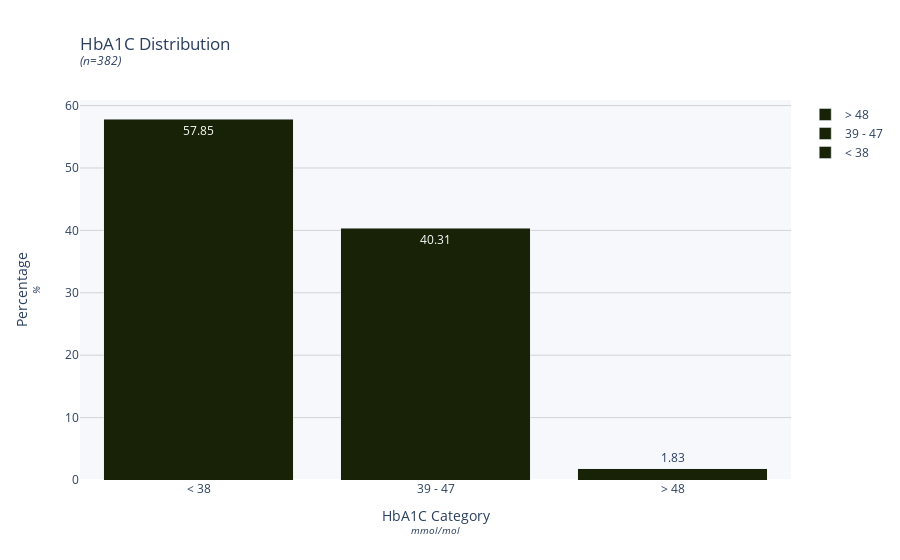
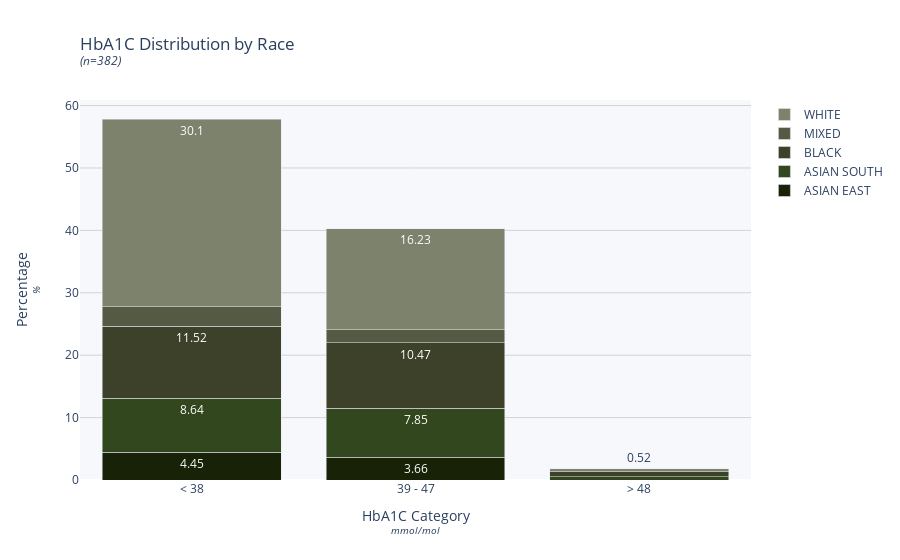
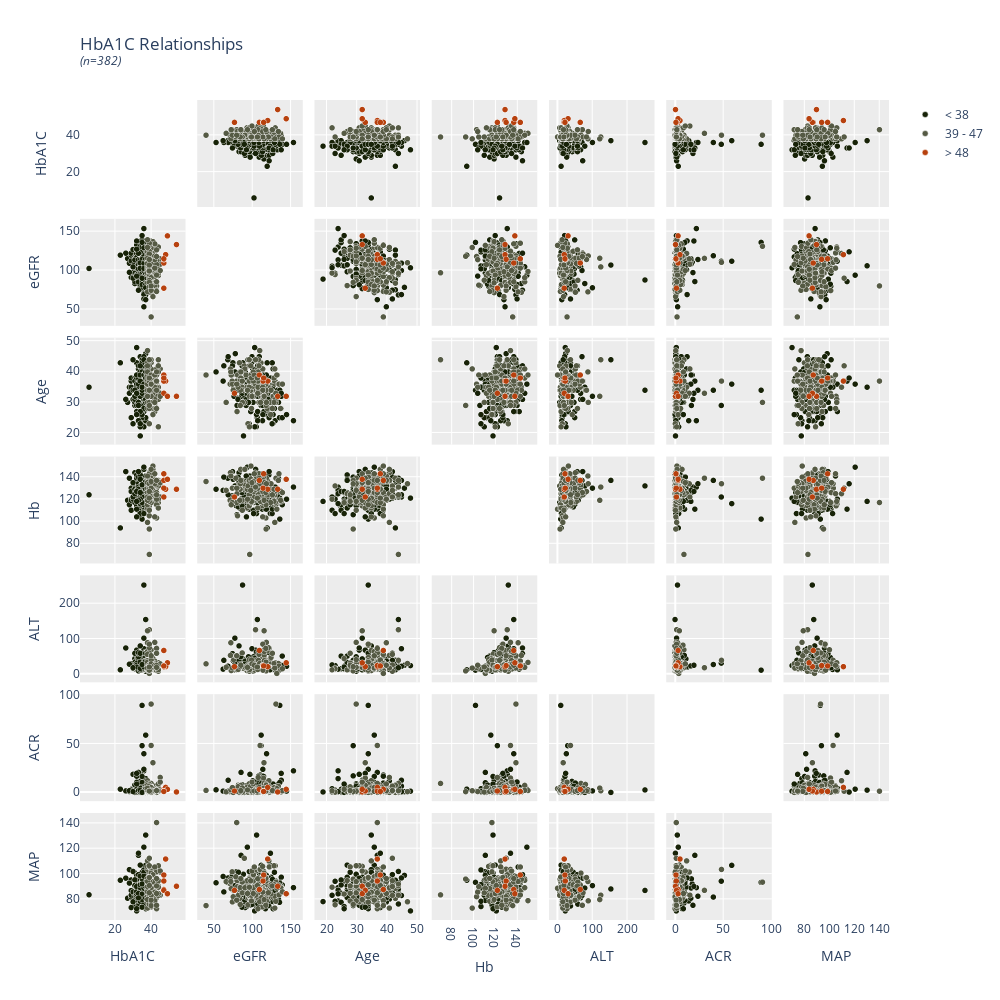
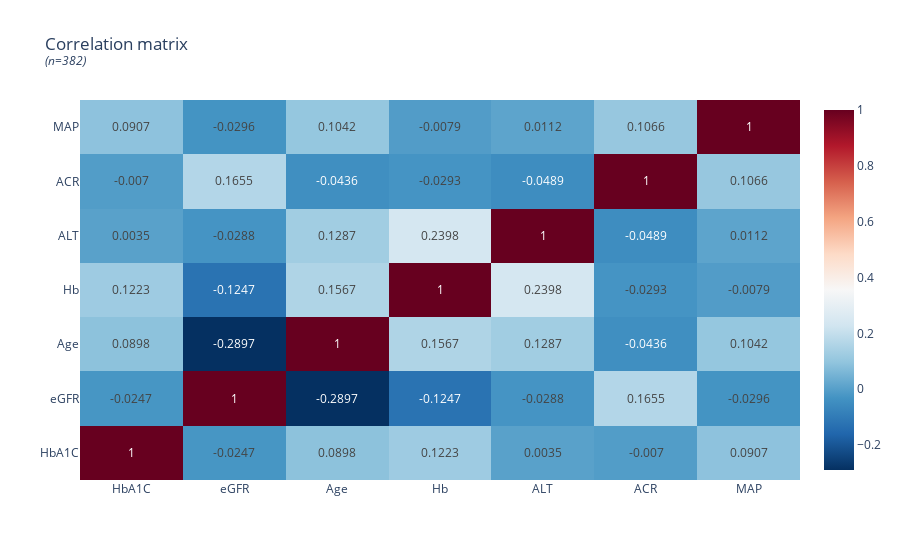

These figures' notebook cell, in order:
### Code cell
%autoreload 2
ma.disease_description_hba1c()

### Figure 1 — Plotly figure (JSON) as saved in the notebook; plotly's stock layout.template omitted (floating-point values rounded to 4 significant figures)
{"data": [{"marker": {"color": "#172207"}, "name": "< 38", "text": ["57.85"], "type": "bar", "x": ["< 38"], "y": [57.85]}, {"marker": {"color": "#172207"}, "name": "39 - 47", "text": ["40.31"], "type": "bar", "x": ["39 - 47"], "y": [40.31]}, {"marker": {"color": "#172207"}, "name": "> 48", "text": ["1.83"], "type": "bar", "x": ["> 48"], "y": [1.83]}], "layout": {"barmode": "stack", "paper_bgcolor": "white", "plot_bgcolor": "#F6F8FC", "showlegend": true, "title": {"text": "HbA1C Distribution<br><sup><i>(n=382)</i></sup>", "x": 0, "xref": "paper"}, "uniformtext": {"minsize": 10, "mode": "hide"}, "xaxis": {"title": {"text": "HbA1C Category<br><sup><i>mmol/mol</i></sup>"}}, "yaxis": {"gridcolor": "lightgrey", "title": {"text": "Percentage<br><sup><i>%</i></sup>"}}}}

### Figure 2 — Plotly figure (JSON) as saved in the notebook; plotly's stock layout.template omitted (floating-point values rounded to 4 significant figures)
{"data": [{"marker": {"color": "#172207"}, "name": "ASIAN EAST", "text": ["4.45", "3.66"], "type": "bar", "x": ["< 38", "39 - 47"], "y": [4.45, 3.66]}, {"marker": {"color": "#32471E"}, "name": "ASIAN SOUTH", "text": ["8.64", "7.85", "0.52"], "type": "bar", "x": ["< 38", "39 - 47", "> 48"], "y": [8.64, 7.85, 0.52]}, {"marker": {"color": "#3E412A"}, "name": "BLACK", "text": ["11.52", "10.47", "0.79"], "type": "bar", "x": ["< 38", "39 - 47", "> 48"], "y": [11.52, 10.47, 0.79]}, {"marker": {"color": "#555A44"}, "name": "MIXED", "text": ["3.14", "2.09"], "type": "bar", "x": ["< 38", "39 - 47"], "y": [3.14, 2.09]}, {"marker": {"color": "#7D826D"}, "name": "WHITE", "text": ["30.1", "16.23", "0.52"], "type": "bar", "x": ["< 38", "39 - 47", "> 48"], "y": [30.1, 16.23, 0.52]}], "layout": {"barmode": "stack", "paper_bgcolor": "white", "plot_bgcolor": "#F6F8FC", "showlegend": true, "title": {"text": "HbA1C Distribution by Race<br><sup><i>(n=382)</i></sup>", "x": 0, "xref": "paper"}, "uniformtext": {"minsize": 10, "mode": "hide"}, "xaxis": {"title": {"text": "HbA1C Category<br><sup><i>mmol/mol</i></sup>"}}, "yaxis": {"gridcolor": "lightgrey", "title": {"text": "Percentage<br><sup><i>%</i></sup>"}}}}

### Figure 3 — Plotly figure (JSON) as saved in the notebook; plotly's stock layout.template omitted (floating-point values rounded to 4 significant figures; data arrays with more than 128 entries replaced by an {"elided": "..."} marker saying what was removed)
{"data": [{"diagonal": {"visible": false}, "dimensions": [{"label": "HbA1C", "values": {"elided": "221 float values"}}, {"label": "eGFR", "values": {"elided": "221 float values"}}, {"label": "Age", "values": {"elided": "221 int values"}}, {"label": "Hb", "values": {"elided": "221 int values"}}, {"label": "ALT", "values": {"elided": "221 int values"}}, {"label": "ACR", "values": {"elided": "221 float values"}}, {"label": "MAP", "values": {"elided": "221 float values"}}], "marker": {"color": "#172207", "line": {"color": "white", "width": 0.5}, "showscale": false}, "name": "< 38", "type": "splom"}, {"diagonal": {"visible": false}, "dimensions": [{"label": "HbA1C", "values": {"elided": "154 int values"}}, {"label": "eGFR", "values": {"elided": "154 float values"}}, {"label": "Age", "values": {"elided": "154 int values"}}, {"label": "Hb", "values": {"elided": "154 int values"}}, {"label": "ALT", "values": {"elided": "154 float values"}}, {"label": "ACR", "values": {"elided": "154 float values"}}, {"label": "MAP", "values": {"elided": "154 float values"}}], "marker": {"color": "#555A44", "line": {"color": "white", "width": 0.5}, "showscale": false}, "name": "39 - 47", "type": "splom"}, {"diagonal": {"visible": false}, "dimensions": [{"label": "HbA1C", "values": [54, 47, 48, 47, 49, 47, 47]}, {"label": "eGFR", "values": [133.5, 109.6, 120.5, 77.2, 144.6, 114.4, 115.2]}, {"label": "Age", "values": [32, 39, 37, 33, 32, 37, 38]}, {"label": "Hb", "values": [129, 137, 129, 122, 138, 130, 143]}, {"label": "ALT", "values": [null, 67, 21, 21, 32, 24, 23]}, {"label": "ACR", "values": [0.5, 3.2, 5.2, 1.5, 3.2, 1.3, 1]}, {"label": "MAP", "values": [90.08, 87.5, 111.7, 86.83, 84.17, 94.25, 99]}], "marker": {"color": "#b7410e", "line": {"color": "white", "width": 0.5}, "showscale": false}, "name": "> 48", "type": "splom"}], "layout": {"height": 1000, "plot_bgcolor": "#ececec", "showlegend": true, "title": {"text": "HbA1C Relationships<br><sup><i>(n=382)</i></sup>", "x": 0, "xref": "paper"}, "width": 1000}}

### Figure 4 — Plotly figure (JSON) as saved in the notebook; plotly's stock layout.template omitted (floating-point values rounded to 4 significant figures)
{"data": [{"colorscale": [[0, "rgb(5,48,97)"], [0.1, "rgb(33,102,172)"], [0.2, "rgb(67,147,195)"], [0.3, "rgb(146,197,222)"], [0.4, "rgb(209,229,240)"], [0.5, "rgb(247,247,247)"], [0.6, "rgb(253,219,199)"], [0.7, "rgb(244,165,130)"], [0.8, "rgb(214,96,77)"], [0.9, "rgb(178,24,43)"], [1, "rgb(103,0,31)"]], "hoverongaps": true, "text": [[1, -0.0247, 0.0898, 0.1223, 0.0035, -0.007, 0.0907], [-0.0247, 1, -0.2897, -0.1247, -0.0288, 0.1655, -0.0296], [0.0898, -0.2897, 1, 0.1567, 0.1287, -0.0436, 0.1042], [0.1223, -0.1247, 0.1567, 1, 0.2398, -0.0293, -0.0079], [0.0035, -0.0288, 0.1287, 0.2398, 1, -0.0489, 0.0112], [-0.007, 0.1655, -0.0436, -0.0293, -0.0489, 1, 0.1066], [0.0907, -0.0296, 0.1042, -0.0079, 0.0112, 0.1066, 1]], "texttemplate": "%{text}", "type": "heatmap", "x": ["HbA1C", "eGFR", "Age", "Hb", "ALT", "ACR", "MAP"], "y": ["HbA1C", "eGFR", "Age", "Hb", "ALT", "ACR", "MAP"], "z": [[1, -0.0247, 0.0898, 0.1223, 0.0035, -0.007, 0.0907], [-0.0247, 1, -0.2897, -0.1247, -0.0288, 0.1655, -0.0296], [0.0898, -0.2897, 1, 0.1567, 0.1287, -0.0436, 0.1042], [0.1223, -0.1247, 0.1567, 1, 0.2398, -0.0293, -0.0079], [0.0035, -0.0288, 0.1287, 0.2398, 1, -0.0489, 0.0112], [-0.007, 0.1655, -0.0436, -0.0293, -0.0489, 1, 0.1066], [0.0907, -0.0296, 0.1042, -0.0079, 0.0112, 0.1066, 1]]}], "layout": {"showlegend": false, "title": {"text": "Correlation matrix<br><sup><i>(n=382)</i></sup>"}}}
